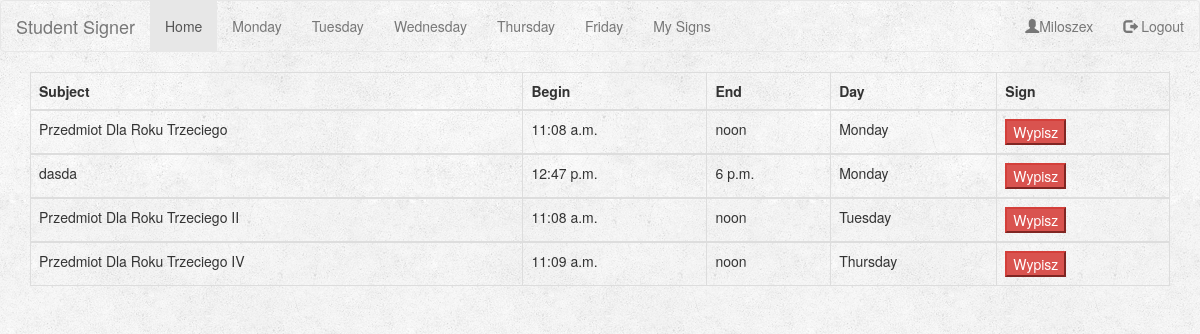
/mysigns/ (signed in), run on an earlier commit of the app's database.
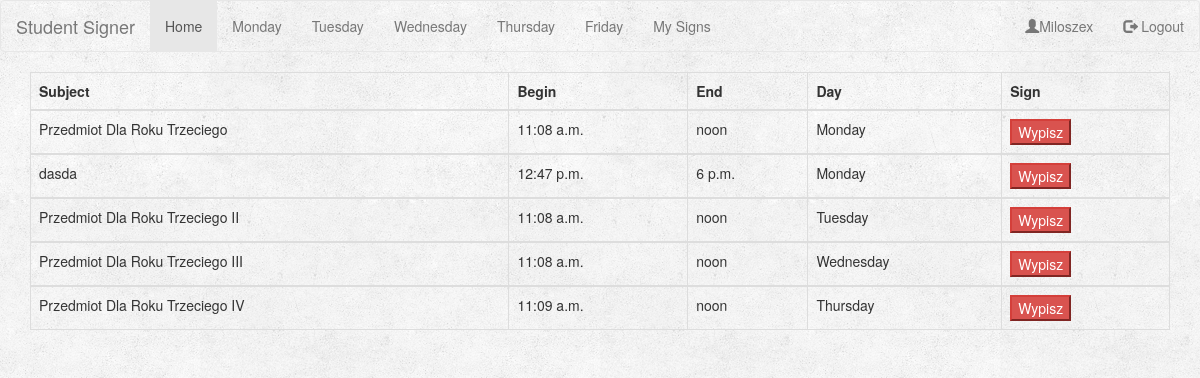
And on a later commit of the database.
### signs/models.py (models this page shows, shortened)
class Sign(models.Model):
    subject = models.ForeignKey(Subject, on_delete=models.CASCADE)
    user = models.ForeignKey(User, on_delete=models.CASCADE)
    class Meta:
        unique_together = ('subject', 'user')
        ordering = ['user__extendeduser__index_number', 'subject__day']

class Subject(models.Model):
    DAY_CHOICE = (
        (1, 'Monday'),
        (2, 'Tuesday'),
        (3, 'Wednesday'),
        (4, 'Thursday'),
        (5, 'Friday'),
    )
    YEAR_CHOICE = (
        (0, 'undefined'),
        (1, '1'),
        (2, '2'),
        (3, '3'),
        (4, '4'),
        (5, '5'),
    )
    name = models.CharField(max_length=150)
    day = models.IntegerField(choices=DAY_CHOICE)
    begin_at = models.TimeField(blank=True)
    end_at = models.TimeField(blank=True)
    actual_space = models.IntegerField(default=0)
    space = models.IntegerField(default=0)
    year = models.IntegerField(choices=YEAR_CHOICE, default=0)
    class Meta:
        ordering = ['begin_at']

### signs/views.py (the view)
# urls.py: url(r'^mysigns/$', views.mySigns, name='mysigns'),
@login_required(login_url='/account/login/')
def mySigns(request):
    user = request.user
    subjects = Sign.objects.all().filter(user=user)
    return render(request, 'signs/my_signs.html', {'subjects': subjects})

### signs/templates/signs/my_signs.html (shortened to what this page needs)
{% extends 'base.html' %}
{% block pageContent %}
    <table class="table table-bordered">
    <thead>
    <tr>
        <th>Subject</th>
        <th>Begin</th>
        <th>End</th>
        <th>Day</th>
        <th>Sign</th>
    </tr>
    </thead>
    {% for subject in subjects %}
        <tbody>
        <td>{{subject.subject.name}}</td>
        <td>{{subject.subject.begin_at}}</td>
        <td>{{subject.subject.end_at}}</td>
        <td>{{subject.subject.get_day_display}}</td>
        <td><button id="mybtn" subjectId={{subject.id}} class="btn-danger subjectButton">Wypisz</button> <br></td>
        </tbody>
    {% endfor %}
    </table>
{% endblock %}

### account/templates/base.html (shortened to what this page needs)
<!DOCTYPE html>
<html lang="en">
<head>
  <link rel="stylesheet" href="https://maxcdn.bootstrapcdn.com/bootstrap/3.3.7/css/bootstrap.min.css">
    {% load staticfiles %}
    <link rel="stylesheet" type="text/css" href="{% static 'account/style.css' %}">
</head>
<body>
<nav class="navbar navbar-default" id="bar">
  <div class="container-fluid">
    <div class="navbar-header">
      <a class="navbar-brand" href="#">Student Signer</a>
    </div>
    <ul class="nav navbar-nav">
      <li class="active"><a href="{% url 'index' %}">Home</a></li>
        {% if user.is_authenticated %}
      <li><a href="{% url 'showMonday' %}">Monday</a></li>
      <li><a href="{% url 'showTuesday' %}">Tuesday</a></li>
      <li><a href="{% url 'showWednesday' %}">Wednesday</a></li>
      <li><a href="{% url 'showThursday' %}">Thursday</a></li>
      <li><a href="{% url 'showFriday' %}">Friday</a></li>
      <li><a href="{% url 'mysigns' %}">My Signs</a></li>
            {% endif %}
    </ul>
      <ul class="nav navbar-nav navbar-right">
          {% if user.is_authenticated %}
              <li><a href="#"><span class="glyphicon glyphicon-user"></span>{{ user }}</a></li>
              <li><a href="{%  url 'logout' %}"><span class="glyphicon glyphicon-log-out"></span> Logout </a></li>
          {% else %}
              <li><a href="{% url 'register' %}"><span class="glyphicon glyphicon-user"></span> Sign Up</a></li>
              <li><a href="{% url 'login' %}"><span class="glyphicon glyphicon-log-in"></span> Login</a></li>
          {% endif %}
      </ul>
  </div>
</nav>
<div class="container-fluid">
    <div class="container">
        {% block pageContent %}
        {% endblock %}
    </div>
</div>
</body>
</html>

### account/static/account/style.css (style rules this page uses)
body { background: white url("images/background.png"); }
#bar { background: white url("images/background.png"); }

What changed in the data, as far as the page shows it:
added Sign: subject.name "Przedmiot Dla Roku Trzeciego III", subject.begin_at "11:08 a.m.", subject.end_at "noon", subject.day "Wednesday"
